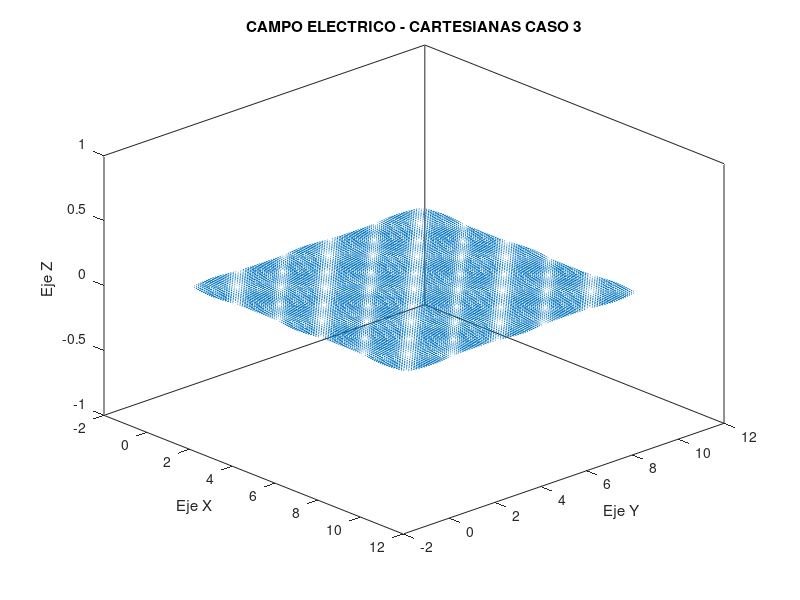

Write the MATLAB code that produced this figure.
%Campo electrico Caso 3 - Catesianas
a=10;
b=10;
z=3;
N=5;
[x,y] = meshgrid(0:0.1:a, 0:0.1:b);
for n=1:N
  f=@(x,y) x.*(y.^2).*sin(n*pi*x/a).*sin(n*pi*y/b);
  v=4*integral2(f,0,b,0,a)*exp(-pi*z*sqrt(((n/a).^2)+(n/b).^2))*sin(n*pi*x/a).*sin(n*pi*y/b)/(a*b);
end

[Ex,Ey]=gradient(-v);
quiver(x,y,Ex,Ey);

xlabel('Eje X')
ylabel('Eje Y')
zlabel('Eje Z')
title('CAMPO ELECTRICO - CARTESIANAS CASO 3')
view(47,32)